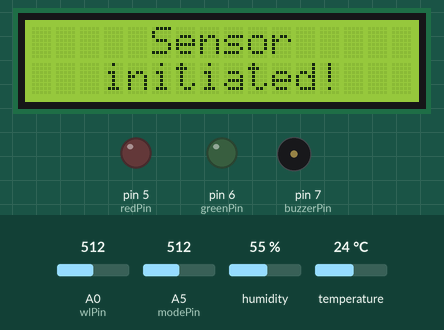
A sketch run on a simulated Arduino Uno, built with avr-gcc and run on an emulated ATmega328P. Parts: 16×2 character LCD, output pins drawn as LEDs (lit = HIGH), buzzer (waves = sounding, pin HIGH). Inputs (shaded band) come from the test bench; at power-on: A5 (modePin) = 512, A0 (wlPin) = 512, humidity 55 %, temperature 24 °C. What the sketch prints to the serial monitor is not drawn.

Above: at 1.2 s.
At 3.3 s:
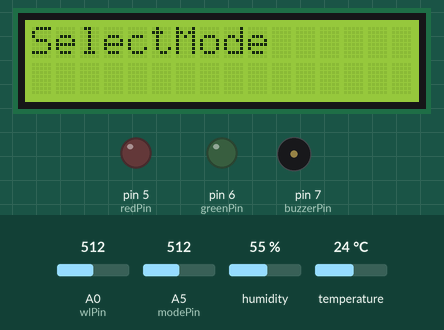
3.4 s: A5 (modePin) set to 490
At 5.4 s:
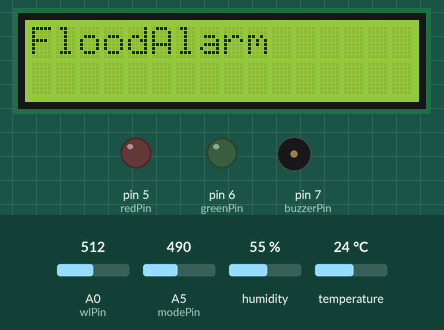
6.2 s: A5 (modePin) set to 510
8.2 s: A5 (modePin) set to 306
At 9.4 s:
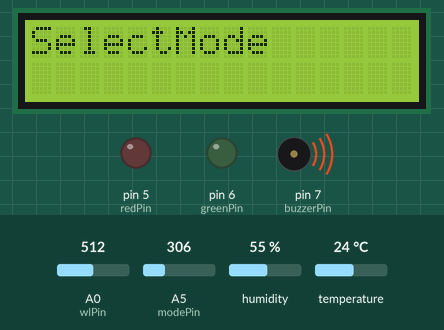
Timing chart, 0 to 11.2 s (numbered marks = the images above; inputs shaded):
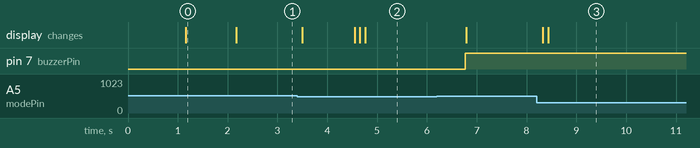

The sketch:

mode.ino
```cpp
#include <DHT.h>
#include <Wire.h>
#include <LiquidCrystal_I2C.h>

//===============================================================
// Global Variables & Constants
//===============================================================

LiquidCrystal_I2C lcd(0x27, 16, 2);

// Coresystem
const int modePin = 5; // Active HIGH, held low by 4.7K

int mode = 1; // Selector State (Initial state = ALL OFF)
int val = 0; // Pin 13 HIGH/LOW Status
int push = 0; // Pin 13 HIGH/LOW Status
int butState = 0; // Last Button State
int modeState = 0; // Last Mode State
boolean debug = 1; // 1 = Print Serial Enabled / 0 = disabled

// DHT
#define DHTPIN 2
#define DHTTYPE DHT11
DHT dht(DHTPIN, DHTTYPE);

//flood
const int wlPin = 0;

//Alarm
const int buzzerPin =7;
const int greenPin =6;
const int redPin =5;


//===============================================================
// SETUP
//===============================================================
void setup () {
 Serial.begin(9600);
 pinMode(modePin, INPUT);
 pinMode(wlPin, INPUT);

 pinMode(buzzerPin, OUTPUT);
 pinMode(greenPin, OUTPUT);
 pinMode(redPin, OUTPUT);

 dht.begin();

 lcd.begin();

 intro();
}

//===============================================================
// Main Loop
//===============================================================
void loop() {

 push = analogRead(modePin);
 if(push < 500){ val = 0;}else{val = 1;}


 // If we see a change in button state, increment mode value
 if (val != butState && val == 0){
 mode++;
 Serial.print("Pushed");       // prints a label
 Serial.print("\n");
 lcd.clear();
 }


 butState = val; // Keep track of most recent button state


   switch ( mode ) {

   case 2:

   showState();

   lcd.setCursor(0, 0);
   lcd.print("TempAlarm");
   delay(1000);

    while(1){
      float hu = dht.readHumidity();
      float te = dht.readTemperature();
      lcd.clear();
      lcd.setCursor(0, 0);
      lcd.print("Humidity:");
      lcd.print(hu);
      lcd.print("%");
      lcd.setCursor(0, 1);
      lcd.print("Temp:");
      lcd.print(te);
      lcd.print("*C");
      if (isnan(te) || isnan(hu)) {
        Serial.println("Failed to read from DHT");
      } else {
        Serial.print("Humidity: ");
        Serial.print(hu);
        Serial.print(" %\t");
        Serial.print("Temperature: ");
        Serial.print(te);
        Serial.println(" *C");
      }

      if(te>30){
        digitalWrite(buzzerPin, HIGH);
      }else{
        digitalWrite(buzzerPin, LOW);
        }
      delay(100);
      push = analogRead(modePin);
      if(push < 500){ Serial.print("push!! "); mode++;lcd.clear();  break;}
      }

   break;

   case 3:

   showState();

   lcd.setCursor(0, 0);
   lcd.print("FloodAlarm");
   delay(1000);delay(1000);

  while(1){

      float wl = analogRead(wlPin);
      if(wl>100){
        digitalWrite(buzzerPin, HIGH);
      }else{
        digitalWrite(buzzerPin, LOW);
        }


      lcd.clear();
      lcd.setCursor(0, 0);
      lcd.print("WaterStatus: ");
      if(wl<100){lcd.print("N");}else{lcd.print("F");}
      lcd.setCursor(0, 1);
      lcd.print("Value:");
      lcd.print(wl);


        Serial.print("WaterLevel: ");
        Serial.print(wl);
        Serial.print(" \n");

      delay(100);
      push = analogRead(modePin);
      if(push < 500){ Serial.print("push!! "); mode++;lcd.clear();  break;}
      }

   break;

   default:
   mode = 1;

   showState();
   lcd.setCursor(0, 0);
   lcd.print("SelectMode");


   break;

   } // end switch

 modeState = mode; // Keep track of mode recent mode value
 delay(100); // slow the loop just a bit for debounce
}

//===============================================================
// Subroutine
//===============================================================
void showState() {
 Serial.print("Mode: ");
 Serial.println(mode);
}


void intro(){
  lcd.begin();
  lcd.setCursor(2, 0);
  lcd.print("System Init!");
  delay(1000);
  lcd.clear();
  lcd.setCursor(5, 0);
  lcd.print("Sensor");
  lcd.setCursor(3, 1);
  lcd.print("initiated!");
  delay(1000);
  lcd.clear();
}
```

Measured:
- the behaviour switches between 500 and 499 on A5 (modePin) (found by bisection; images 1 and 2)
- after the input at 3.4 s, the display: first changes after 0.10 s (image 2 shows a later state)
- after the input at 8.2 s, the display: first changes after 0.12 s (image 3 shows a later state)
- what the display in image 0 shows lasts 1.0 s, from 1.2 s to 2.2 s
